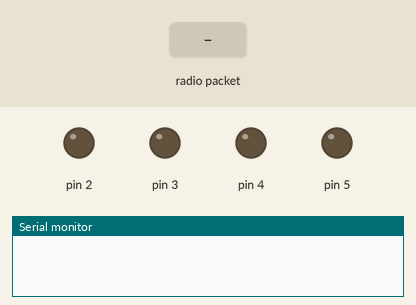
Simulated run of this sketch. Board: Arduino Uno, built with avr-gcc and run on an emulated ATmega328P. On the bench: output pins drawn as LEDs (lit = HIGH), the last lines printed to the serial monitor. The test bench sets the inputs (shaded band). No radio packets arrive unless stated.

Above: at 1.2 s.
1.3 s: radio packet "A" arrives
At 2.5 s:
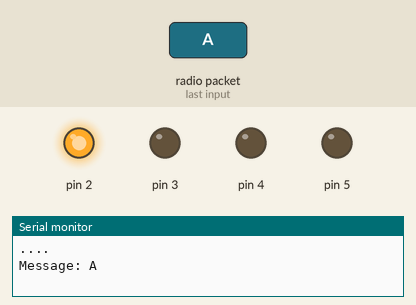
2.8 s: radio packet "B" arrives
At 3.6 s:
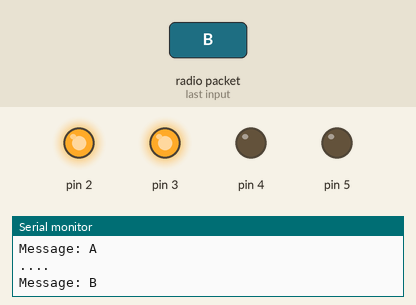
4.3 s: radio packet "a" arrives
At 4.8 s:
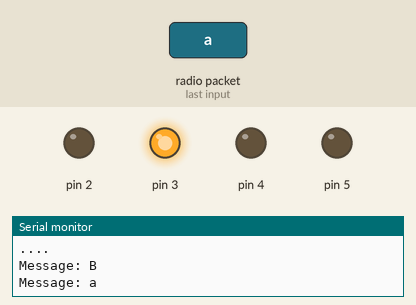
5.8 s: radio packet "C" arrives
At 7.0 s:
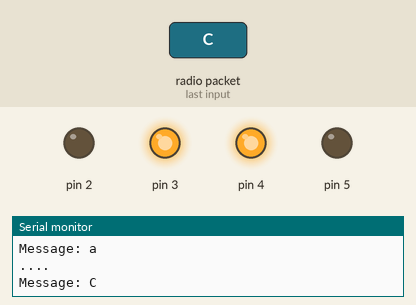
7.3 s: radio packet "b" arrives
At 8.3 s:
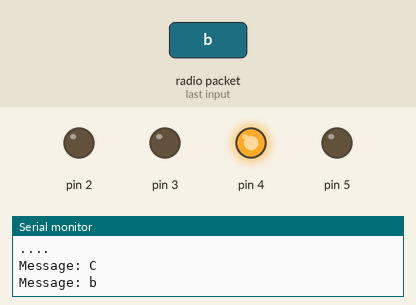
8.8 s: radio packet "D" arrives
At 9.4 s:
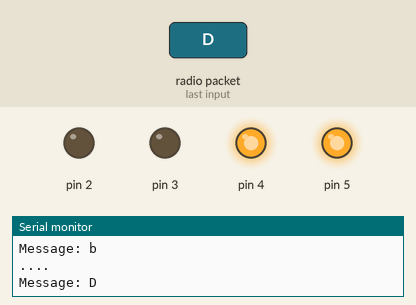
Timing chart, 0 to 11.3 s (numbered marks = the images above; inputs shaded):
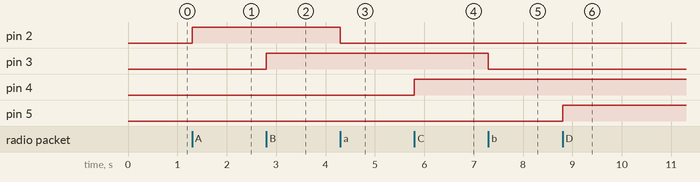

The sketch:

443Mhz_receiver.ino
```cpp
#include <RH_ASK.h>// Include RadioHead Amplitude Shift Keying Library
#include <SPI.h> // Include dependant SPI Library
RH_ASK rf_driver; // Create Amplitude Shift Keying Object

void setup()
{
    rf_driver.init();     // Initialize ASK Object
    Serial.begin(9600);   // Setup Serial Monitor
    pinMode(2, OUTPUT);
    pinMode(3, OUTPUT);
    pinMode(4, OUTPUT);
    pinMode(5, OUTPUT);
}

void loop()
{
    uint8_t buf[RH_ASK_MAX_MESSAGE_LEN];// Set buffer to size of expected message  RH_ASK_MAX_MESSAGE_LEN
    uint8_t buflen = sizeof(buf);
    if (rf_driver.recv(buf, &buflen))  // Check if received packet is correct size

    {

      if(buf[0]== 'A')
      {
        digitalWrite(2,HIGH);
        Serial.println("....");
      }

      if(buf[0]== 'a')
      {
        digitalWrite(2,LOW);
      }

       if(buf[0]== 'B')
      {
        digitalWrite(3,HIGH);
        Serial.println("....");
      }

      if(buf[0]== 'b')
      {
        digitalWrite(3,LOW);
      }

       if(buf[0]== 'C')
      {
        digitalWrite(4,HIGH);
        Serial.println("....");
      }

      if(buf[0]== 'c')
      {
        digitalWrite(4,LOW);
      }

       if(buf[0]== 'D')
      {
        digitalWrite(5,HIGH);
        Serial.println("....");
      }

      if(buf[0]== 'd')
      {
        digitalWrite(5,LOW);
      }

   Serial.print("Message: ");
   Serial.println((char*)buf );
    }
}


//      buf[0]=='A' ? digitalWrite(2,HIGH) : digitalWrite(2,LOW) ;
//      buf[0]=='B' ? digitalWrite(3,HIGH) : digitalWrite(3,LOW) ;
//      buf[0]=='C' ? digitalWrite(4,HIGH) : digitalWrite(4,LOW) ;
//      buf[0]=='D' ? digitalWrite(5,HIGH) : digitalWrite(5,LOW) ;
```

Measured:
- after the input at 1.3 s, pin 2: LOW → HIGH at once
- after the input at 2.8 s, pin 3: LOW → HIGH at once
- after the input at 4.3 s, pin 2: HIGH → LOW at once
- after the input at 5.8 s, pin 4: LOW → HIGH at once
- after the input at 7.3 s, pin 3: HIGH → LOW at once
- after the input at 8.8 s, pin 5: LOW → HIGH at once
